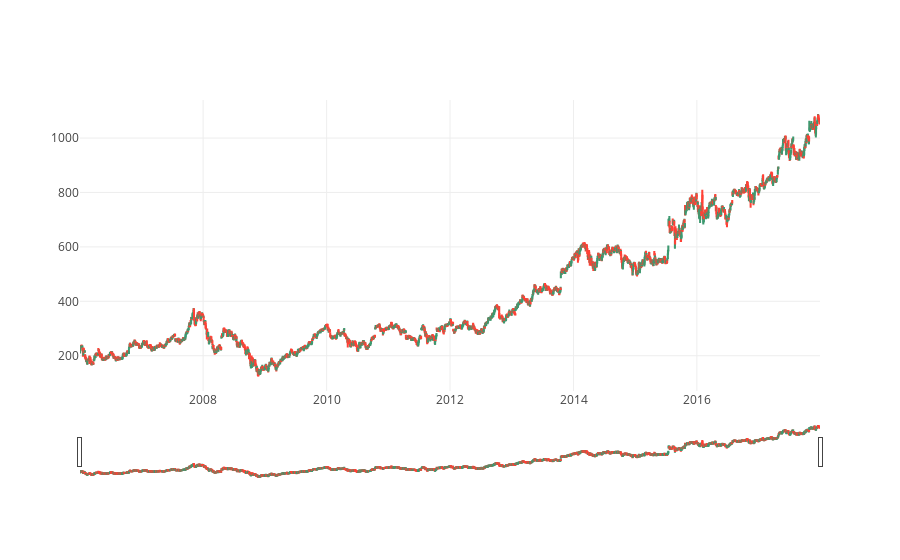

The cell this chart's notebook holds for it:
### Code cell
# Candlestick chart of 2006-2018
trace = go.Candlestick(x=google.index,
                open=google.Open,
                high=google.High,
                low=google.Low,
                close=google.Close)
data = [trace]
iplot(data, filename='simple_candlestick')

### Figure 1 — Plotly figure (JSON) as saved in the notebook; plotly's stock layout.template omitted (floating-point values rounded to 4 significant figures; data arrays with more than 128 entries replaced by an {"elided": "..."} marker saying what was removed)
{"data": [{"close": {"elided": "3019 float values"}, "high": {"elided": "3019 float values"}, "low": {"elided": "3019 float values"}, "open": {"elided": "3019 float values"}, "x": {"elided": "3019 str values"}, "type": "candlestick", "uid": "17dccd3e-0f44-11ec-9bc1-0242ac130202"}], "layout": {"xaxis": {"type": "date", "rangeslider": {"yaxis": {"_template": null, "rangemode": "match"}, "autorange": true, "range": ["2006-01-02 12:00", "2017-12-29 12:00"]}, "range": ["2006-01-02 12:00", "2017-12-29 12:00"], "autorange": true}, "yaxis": {"range": [70.29, 1140.0], "autorange": true}, "autosize": true}}
